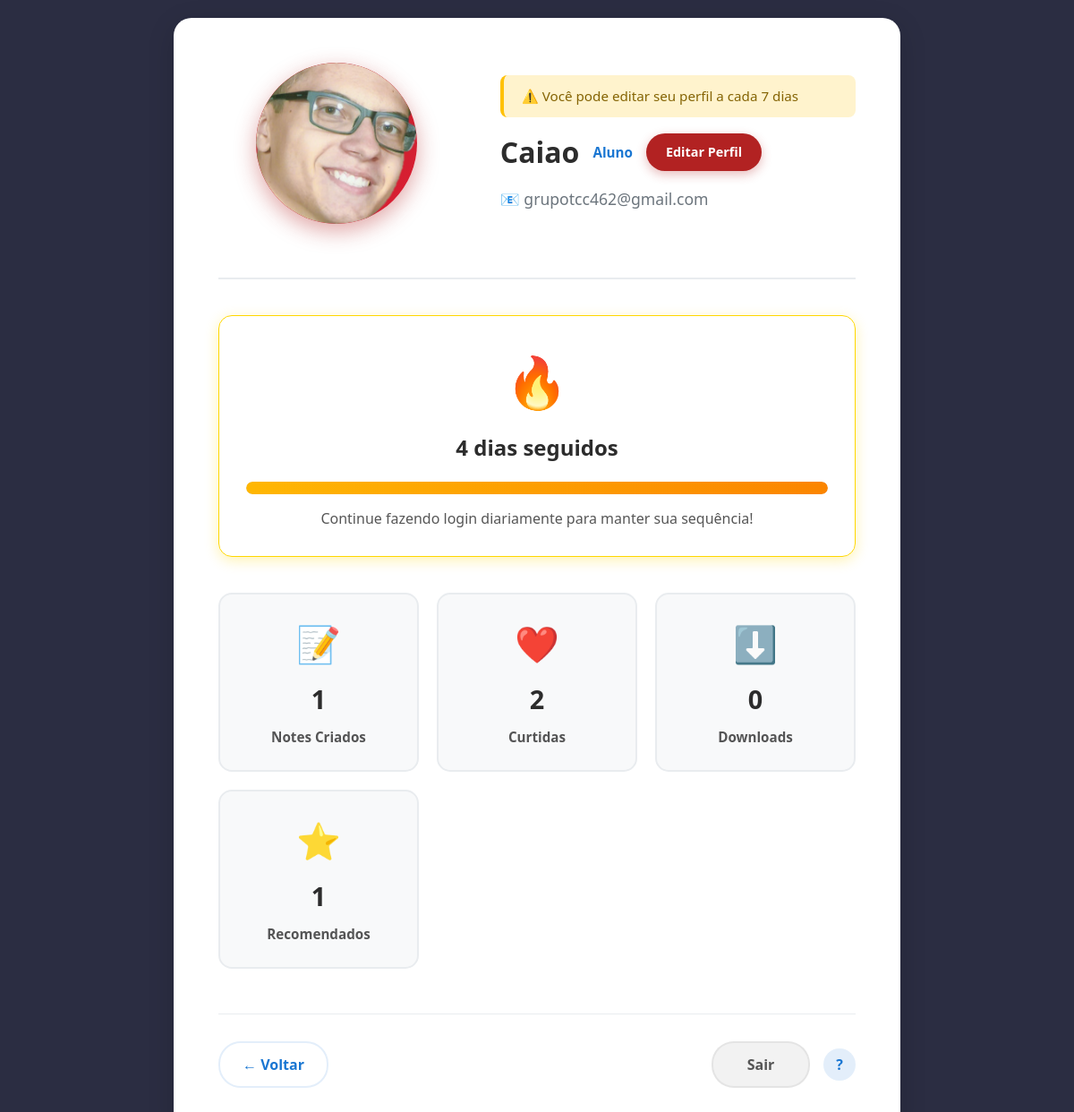
The app's page /perfil/ (signed in) with its own data.
### accounts/models.py (models this page shows, shortened)
class User(AbstractUser):
    USER_TYPE_CHOICES = (
        ('admin', 'Administrador'),
        ('professor', 'Professor'),
        ('aluno', 'Aluno'),  # Atualizado de 'estudante' para 'aluno'
    )
    user_type = models.CharField(
        max_length=20,
        choices=USER_TYPE_CHOICES,
        default='aluno',  # Atualizado
        verbose_name='Tipo de Usuário'
    )
    matricula = models.CharField(max_length=20, blank=True, null=True, verbose_name='Matrícula')
    telefone = models.CharField(max_length=15, blank=True, null=True, verbose_name='Telefone')
    first_login = models.BooleanField(default=True, verbose_name='Primeiro Login')
    class Meta:
        verbose_name = 'Usuário'
        verbose_name_plural = 'Usuários'

### perfil/models.py (models this page shows, shortened)
class PerfilUsuario(models.Model):
    user = models.OneToOneField(User, on_delete=models.CASCADE, related_name='perfil')
    photo = models.ImageField(upload_to='profile_pics/', null=True, blank=True, verbose_name='Foto de Perfil')
    last_edit = models.DateTimeField(null=True, blank=True, verbose_name='Última edição do perfil')
    last_login_date = models.DateField(null=True, blank=True, verbose_name='Último login')
    streak_count = models.IntegerField(default=0, verbose_name='Dias consecutivos')
    class Meta:
        verbose_name = 'Perfil'
        verbose_name_plural = 'Perfis'
    def update_streak(self):
        today = date.today()
        if self.last_login_date == today:
            return
    def streak_progress(self):
        return min((self.streak_count / 30) * 100, 100)

### perfil/views.py (the view)
# urls.py: path('', views.perfil_view, name='perfil'),
@login_required
def perfil_view(request):
    user = request.user
    perfil, created = PerfilUsuario.objects.get_or_create(user=user)
    perfil.update_streak()
    notes_count = Note.objects.filter(author=user).count()
    likes_count = NoteLike.objects.filter(user=user).count()
    downloads_count = Note.objects.filter(author=user).aggregate(
        total=Sum('downloads')
    )['total'] or 0
    recommended_notes_count = 0
    if user.user_type == 'professor' or user.is_staff:
        recommended_notes_count = NoteRecommendation.objects.filter(teacher=user).count()
    context = {
        'streak_count': perfil.streak_count,
        'streak_progress': perfil.streak_progress(),
        'notes_count': notes_count,
        'likes_count': likes_count,
        'downloads_count': downloads_count,
        'recommended_notes_count': recommended_notes_count,
    }
    return render(request, 'perfil/perfil.html', context)

### perfil/templates/perfil/perfil.html (shortened to what this page needs)
<!DOCTYPE html>
<html lang="pt-br">
<head>
    {% load static %}
    <link href="https://cdn.jsdelivr.net/npm/bootstrap@5.3.0/dist/css/bootstrap.min.css" rel="stylesheet">
    <link rel="stylesheet" href="https://cdnjs.cloudflare.com/ajax/libs/cropperjs/1.5.13/cropper.min.css">
</head>
<body>
    <div class="profile-modal">
        <div class="profile-header">
            <div class="profile-photo-section">
                <div class="profile-avatar" id="profileAvatar">
                    {% if user.perfil.photo %}
                        <img src="{{ user.perfil.photo.url }}" alt="Foto de perfil">
                    {% else %}
                        {{ user.username|slice:":1"|upper }}
                    {% endif %}
                </div>
            </div>
            <div class="profile-info-section">
                <div class="edit-hint">
                    ⚠️ Você pode editar seu perfil a cada 7 dias
                </div>
                <div class="profile-name-row">
                    <span class="profile-name">{{ user.username }}</span>
                    <span class="user-badge"
                          data-tooltip="{% if user.user_type == 'professor' %}Conta verificada de professor – acesso a recursos exclusivos{% else %}Conta de Aluno – acesso limitado a recursos{% endif %}">
                        {% if user.user_type == 'professor' %}Professor{% else %}Aluno{% endif %}
                    </span>
                    <button class="btn-edit-profile" data-bs-toggle="modal" data-bs-target="#editarPerfilModal">
                        Editar Perfil
                    </button>
                </div>
                {% if user.email %}
                <div class="profile-email">
                    📧 {{ user.email }}
                </div>
                {% endif %}
            </div>
        </div>
        <div class="streak-container">
            <span class="streak-icon">🔥</span>
            <span class="streak-text">{{ streak_count }} dias seguidos</span>
            <div class="streak-bar">
                <div class="streak-progress" style="width: {{ streak_progress }}%;"></div>
            </div>
            <small style="display: block; margin-top: 15px; opacity: 0.8; font-size: 1rem;">
                Continue fazendo login diariamente para manter sua sequência!
            </small>
        </div>
        <div class="interactions-section">
            <button class="interaction-btn">
                <span class="emoji">📝</span>
                <span class="count">{{ notes_count }}</span>
                <span class="label">Notes Criados</span>
            </button>
            <button class="interaction-btn">
                <span class="emoji">❤️</span>
                <span class="count">{{ likes_count }}</span>
                <span class="label">Curtidas</span>
            </button>
            <button class="interaction-btn">
                <span class="emoji">⬇️</span>
                <span class="count">{{ downloads_count }}</span>
                <span class="label">Downloads</span>
            </button>
            {% if user.user_type == 'professor' or user.is_staff %}
            <button class="interaction-btn">
                <span class="emoji">⭐</span>
                <span class="count">{{ recommended_notes_count }}</span>
                <span class="label">Recomendados</span>
            </button>
            {% endif %}
        </div>
        <div class="profile-footer">
            <button class="action-btn action-btn--primary" onclick="window.history.back()">
                ← Voltar
            </button>
            <div class="right-footer">
                <form id="logout-form" method="post" action="{% url 'accounts:logout' %}" style="display:inline;">
                    <button type="submit" class="action-btn action-btn--secondary">
                        Sair
                    </button>
                </form>
                <button class="tutorial-btn" onclick="showTutorial()" title="Tutorial (em breve)">
                    ?
                </button>
            </div>
        </div>
    </div>
</body>
</html>

### perfil/templates/perfil/perfil.html (style rules this page uses)
:root { --primary: rgb(178, 34, 34); --primary-dark: rgb(222, 30, 53); --background: rgb(43, 45, 66); }
* { margin: 0; padding: 0; box-sizing: border-box; }
body { font-family: 'Segoe UI', Tahoma, Geneva, Verdana, sans-serif; background: var(--background); min-height: 100vh; color: #2c2c2c; display: flex; align-items: center; justify-content: center; padding: 20px; }
.profile-modal { background: white; border-radius: 20px; padding: 50px; box-shadow: 0 8px 30px rgba(0,0,0,0.15); width: 70%; max-width: 1400px; min-width: 320px; animation: fadeInUp 0.4s ease; position: relative; }
.edit-hint { background: #fff3cd; border-left: 4px solid #ffc107; padding: 12px 20px; border-radius: 8px; margin-bottom: 15px; font-size: 0.95rem; color: #856404; display: flex; align-items: center; gap: 10px; }
.profile-header { display: grid; grid-template-columns: 1fr 1.5fr; gap: 50px; margin-bottom: 40px; padding-bottom: 40px; border-bottom: 2px solid #e9ecef; }
.profile-photo-section { display: flex; flex-direction: column; align-items: center; justify-content: flex-start; }
.profile-avatar { width: 180px; height: 180px; border-radius: 50%; background: linear-gradient(135deg, var(--primary) 0%, var(--primary-dark) 100%); display: flex; align-items: center; justify-content: center; color: white; font-size: 4rem; font-weight: 700; box-shadow: 0 8px 25px rgba(178, 34, 34, 0.4); margin-bottom: 20px; transition: all 0.3s ease; position: relative; overflow: hidden; }
.profile-avatar img { width: 100%; height: 100%; object-fit: cover; border-radius: 50%; }
.profile-info-section { display: flex; flex-direction: column; justify-content: center; }
.profile-name-row { display: flex; align-items: center; gap: 15px; margin-bottom: 15px; flex-wrap: wrap; }
.profile-name { font-size: 2rem; font-weight: 700; color: #2c2c2c; }
.user-badge { color: #1976d2; font-weight: 600; font-size: 0.95rem; cursor: help; position: relative; }
.btn-edit-profile { background: var(--primary); color: white; padding: 10px 22px; border: none; border-radius: 25px; font-weight: 600; cursor: pointer; transition: all 0.3s ease; font-size: 0.9rem; box-shadow: 0 4px 12px rgba(178, 34, 34, 0.3); }
.profile-email { color: #6c757d; font-size: 1.1rem; margin-bottom: 20px; display: flex; align-items: center; gap: 8px; }
.streak-container { background: rgba(255, 255, 255, 0.15); border: 1.5px solid gold; border-radius: 15px; padding: 30px; text-align: center; backdrop-filter: blur(4px); margin-bottom: 40px; box-shadow: 0 4px 15px rgba(255, 215, 0, 0.3); }
.streak-icon { font-size: 3.5rem; display: block; margin-bottom: 15px; }
.streak-text { font-size: 1.5rem; font-weight: 700; display: block; margin-bottom: 20px; color: #2c2c2c; }
.streak-bar { width: 100%; height: 14px; background: rgba(0, 0, 0, 0.1); border-radius: 20px; overflow: hidden; }
.streak-progress { height: 14px; background: linear-gradient(90deg, #ffb703, #fb8500); border-radius: 20px; transition: width 0.3s ease; }
.interactions-section { display: grid; grid-template-columns: repeat(auto-fit, minmax(200px, 1fr)); gap: 20px; margin-bottom: 50px; }
.interaction-btn { background: #f8f9fa; border: 2px solid #e9ecef; padding: 25px 20px; border-radius: 15px; text-align: center; font-size: 1.1rem; font-weight: 600; color: #2c2c2c; transition: all 0.3s ease; cursor: pointer; display: flex; flex-direction: column; align-items: center; gap: 10px; }
.interaction-btn .emoji { font-size: 2.5rem; }
.interaction-btn .count { font-size: 1.8rem; font-weight: 700; }
.interaction-btn .label { font-size: 0.95rem; opacity: 0.8; }
.profile-footer { display: flex; justify-content: space-between; align-items: center; padding-top: 30px; border-top: 1px solid #e9ecef; }
.action-btn { padding: 12px 25px; border-radius: 25px; font-weight: 600; border: none; cursor: pointer; min-width: 110px; transition: all 0.3s ease; }
.action-btn--primary { background: transparent; color: #1976d2; border: 2px solid rgba(25,118,210,0.12); }
.action-btn--secondary { background: #f2f2f2; color: #555; border: 2px solid rgba(0,0,0,0.06); }
.right-footer { display: flex; gap: 15px; align-items: center; }
.tutorial-btn { width: 36px; height: 36px; border-radius: 50%; background: rgba(25,118,210,0.12); color: #1976d2; border: none; font-weight: 700; cursor: pointer; transition: all 0.3s ease; display: flex; align-items: center; justify-content: center; }

### records on screen
User: perfil.photo (picture), username "Caiao", email "grupotcc462@gmail.com"

### other values on screen
{{ streak_count }} "4"
{{ notes_count }} "1"
{{ likes_count }} "2"
{{ downloads_count }} "0"
{{ recommended_notes_count }} "1"
